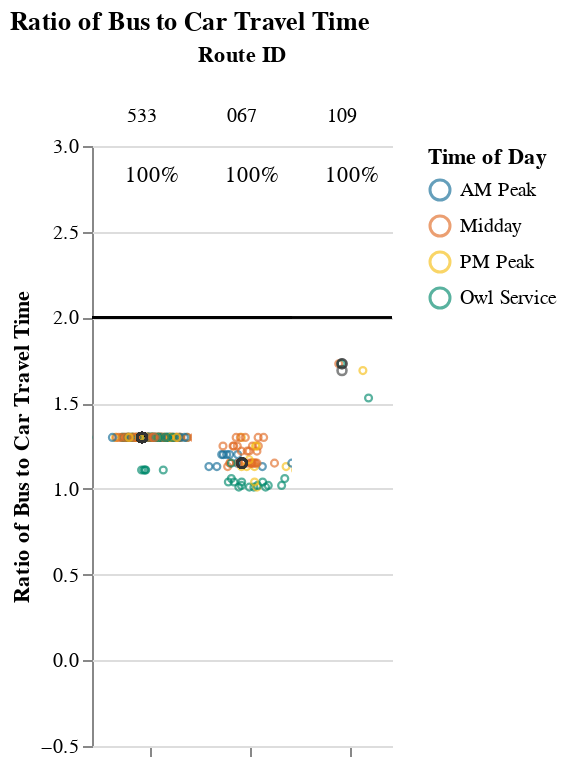
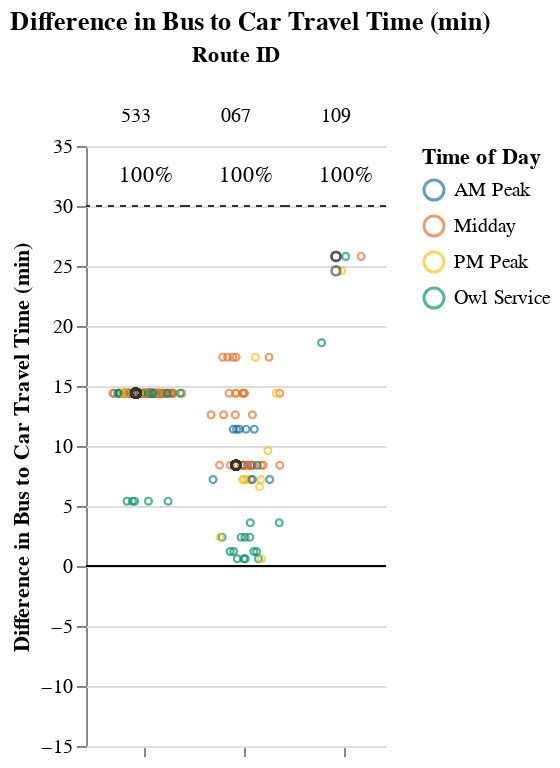

Notebook source saved alongside these figures, in order:
### Markdown cell above
### Medium Routes (1-1.5 hrs)

### Code cell
route_group = "medium"
try:
    display_charts_for_route_group(df, route_group)
except:
    print("No routes meet this criteria.")

### Figure 1 — Vega-Lite specification as saved in the notebook (floating-point values rounded to 4 significant figures; data arrays with more than 128 entries replaced by an {"elided": "..."} marker saying what was removed)
{"config": {"view": {"continuousWidth": 400, "continuousHeight": 300, "stroke": null}, "facet": {"spacing": 0}}, "data": {"name": "data-f842428cc5c9b2f79b5f069c2a71b874"}, "facet": {"column": {"field": "route_id", "sort": ["533", "067", "109"], "title": "Route ID", "type": "nominal"}}, "spec": {"layer": [{"mark": "rule", "encoding": {"color": {"value": "black"}, "y": {"field": "cutoff", "type": "quantitative"}}, "selection": {"selector003": {"type": "interval", "bind": "scales", "encodings": ["x", "y"]}}}, {"mark": {"type": "point", "opacity": 0.65, "size": 12, "strokeWidth": 1.1}, "encoding": {"color": {"field": "time_of_day", "scale": {"range": ["#136C97", "#E16B26", "#F6BF16", "#00896B", "#7790A3", "#5B559C"]}, "sort": ["AM Peak", "Midday", "PM Peak", "Owl Service"], "title": "Time of Day", "type": "nominal"}, "tooltip": [{"field": "route_id", "type": "nominal"}, {"field": "route_name", "type": "nominal"}, {"field": "trip_id", "type": "nominal"}, {"field": "service_hours", "type": "quantitative"}, {"field": "car_duration_hours", "type": "quantitative"}, {"field": "bus_multiplier", "type": "quantitative"}, {"field": "bus_difference", "type": "quantitative"}, {"field": "num_trips", "type": "quantitative"}, {"field": "num_competitive", "type": "quantitative"}, {"field": "pct_trips_competitive", "type": "quantitative"}, {"field": "p25", "type": "quantitative"}, {"field": "p50", "type": "quantitative"}, {"field": "p75", "type": "quantitative"}], "x": {"axis": {"grid": false, "labels": false, "ticks": true, "values": [0]}, "field": "jitter", "scale": {}, "title": null, "type": "quantitative"}, "y": {"field": "bus_multiplier", "scale": {"domain": [-0.25, 3.0]}, "title": "Ratio of Bus to Car Travel Time", "type": "quantitative"}}, "transform": [{"calculate": "sqrt(-2*log(random()))*cos(2*PI*random())", "as": "jitter"}], "width": 50}, {"layer": [{"mark": {"type": "point", "opacity": 0.6, "size": 20, "strokeWidth": 1.3}, "encoding": {"color": {"value": "#323434"}, "y": {"field": "bus_multiplier", "type": "quantitative"}}, "transform": [{"filter": "(datum.p50_trip === 1)"}]}, {"mark": {"type": "text", "align": "center", "baseline": "middle"}, "encoding": {"color": {"value": "black"}, "text": {"field": "pct_trips_competitive", "format": ".0%", "type": "quantitative"}, "tooltip": [{"field": "route_id", "type": "nominal"}, {"field": "route_name", "type": "nominal"}, {"field": "trip_id", "type": "nominal"}, {"field": "service_hours", "type": "quantitative"}, {"field": "car_duration_hours", "type": "quantitative"}, {"field": "bus_multiplier", "type": "quantitative"}, {"field": "bus_difference", "type": "quantitative"}, {"field": "num_trips", "type": "quantitative"}, {"field": "num_competitive", "type": "quantitative"}, {"field": "pct_trips_competitive", "type": "quantitative"}, {"field": "p25", "type": "quantitative"}, {"field": "p50", "type": "quantitative"}, {"field": "p75", "type": "quantitative"}], "x": {"value": 30}, "y": {"value": 15}}, "transform": [{"calculate": "sqrt(-2*log(random()))*cos(2*PI*random())", "as": "jitter"}, {"filter": "(datum.fastest_trip === 1)"}]}]}]}, "resolve": {"scale": {"y": "shared"}}, "title": "Ratio of Bus to Car Travel Time", "$schema": "https://vega.github.io/schema/vega-lite/v4.17.0.json", "datasets": {"data-f842428cc5c9b2f79b5f069c2a71b874": {"elided": "205 records"}}}

### Figure 2 — Vega-Lite specification as saved in the notebook (floating-point values rounded to 4 significant figures; data arrays with more than 128 entries replaced by an {"elided": "..."} marker saying what was removed)
{"config": {"view": {"continuousWidth": 400, "continuousHeight": 300, "stroke": null}, "facet": {"spacing": 0}}, "data": {"name": "data-c97a8db4a2fa744ba2dfeb67a741c218"}, "facet": {"column": {"field": "route_id", "sort": ["533", "067", "109"], "title": "Route ID", "type": "nominal"}}, "spec": {"layer": [{"mark": "rule", "encoding": {"color": {"value": "black"}, "y": {"field": "cutoff", "type": "quantitative"}}, "selection": {"selector004": {"type": "interval", "bind": "scales", "encodings": ["x", "y"]}}}, {"mark": {"type": "rule", "strokeDash": [3, 3]}, "encoding": {"color": {"value": "#323434"}, "y": {"field": "cutoff2", "type": "quantitative"}}}, {"mark": {"type": "point", "opacity": 0.65, "size": 12, "strokeWidth": 1.1}, "encoding": {"color": {"field": "time_of_day", "scale": {"range": ["#136C97", "#E16B26", "#F6BF16", "#00896B", "#7790A3", "#5B559C"]}, "sort": ["AM Peak", "Midday", "PM Peak", "Owl Service"], "title": "Time of Day", "type": "nominal"}, "tooltip": [{"field": "route_id", "type": "nominal"}, {"field": "route_name", "type": "nominal"}, {"field": "trip_id", "type": "nominal"}, {"field": "service_hours", "type": "quantitative"}, {"field": "car_duration_hours", "type": "quantitative"}, {"field": "bus_multiplier", "type": "quantitative"}, {"field": "bus_difference", "type": "quantitative"}, {"field": "num_trips", "type": "quantitative"}, {"field": "num_competitive", "type": "quantitative"}, {"field": "pct_trips_competitive", "type": "quantitative"}, {"field": "p25", "type": "quantitative"}, {"field": "p50", "type": "quantitative"}, {"field": "p75", "type": "quantitative"}], "x": {"axis": {"grid": false, "labels": false, "ticks": true, "values": [0]}, "field": "jitter", "scale": {}, "title": null, "type": "quantitative"}, "y": {"field": "bus_difference", "scale": {"domain": [-13.8, 35.0]}, "title": "Difference in Bus to Car Travel Time (min)", "type": "quantitative"}}, "transform": [{"calculate": "sqrt(-2*log(random()))*cos(2*PI*random())", "as": "jitter"}], "width": 50}, {"layer": [{"mark": {"type": "point", "opacity": 0.6, "size": 20, "strokeWidth": 1.3}, "encoding": {"color": {"value": "#323434"}, "y": {"field": "bus_difference", "type": "quantitative"}}, "transform": [{"filter": "(datum.p50_trip === 1)"}]}, {"mark": {"type": "text", "align": "center", "baseline": "middle"}, "encoding": {"color": {"value": "black"}, "text": {"field": "pct_trips_competitive", "format": ".0%", "type": "quantitative"}, "tooltip": [{"field": "route_id", "type": "nominal"}, {"field": "route_name", "type": "nominal"}, {"field": "trip_id", "type": "nominal"}, {"field": "service_hours", "type": "quantitative"}, {"field": "car_duration_hours", "type": "quantitative"}, {"field": "bus_multiplier", "type": "quantitative"}, {"field": "bus_difference", "type": "quantitative"}, {"field": "num_trips", "type": "quantitative"}, {"field": "num_competitive", "type": "quantitative"}, {"field": "pct_trips_competitive", "type": "quantitative"}, {"field": "p25", "type": "quantitative"}, {"field": "p50", "type": "quantitative"}, {"field": "p75", "type": "quantitative"}], "x": {"value": 30}, "y": {"value": 15}}, "transform": [{"calculate": "sqrt(-2*log(random()))*cos(2*PI*random())", "as": "jitter"}, {"filter": "(datum.fastest_trip === 1)"}]}]}]}, "resolve": {"scale": {"y": "shared"}}, "title": "Difference in Bus to Car Travel Time (min)", "$schema": "https://vega.github.io/schema/vega-lite/v4.17.0.json", "datasets": {"data-c97a8db4a2fa744ba2dfeb67a741c218": {"elided": "205 records"}}}
